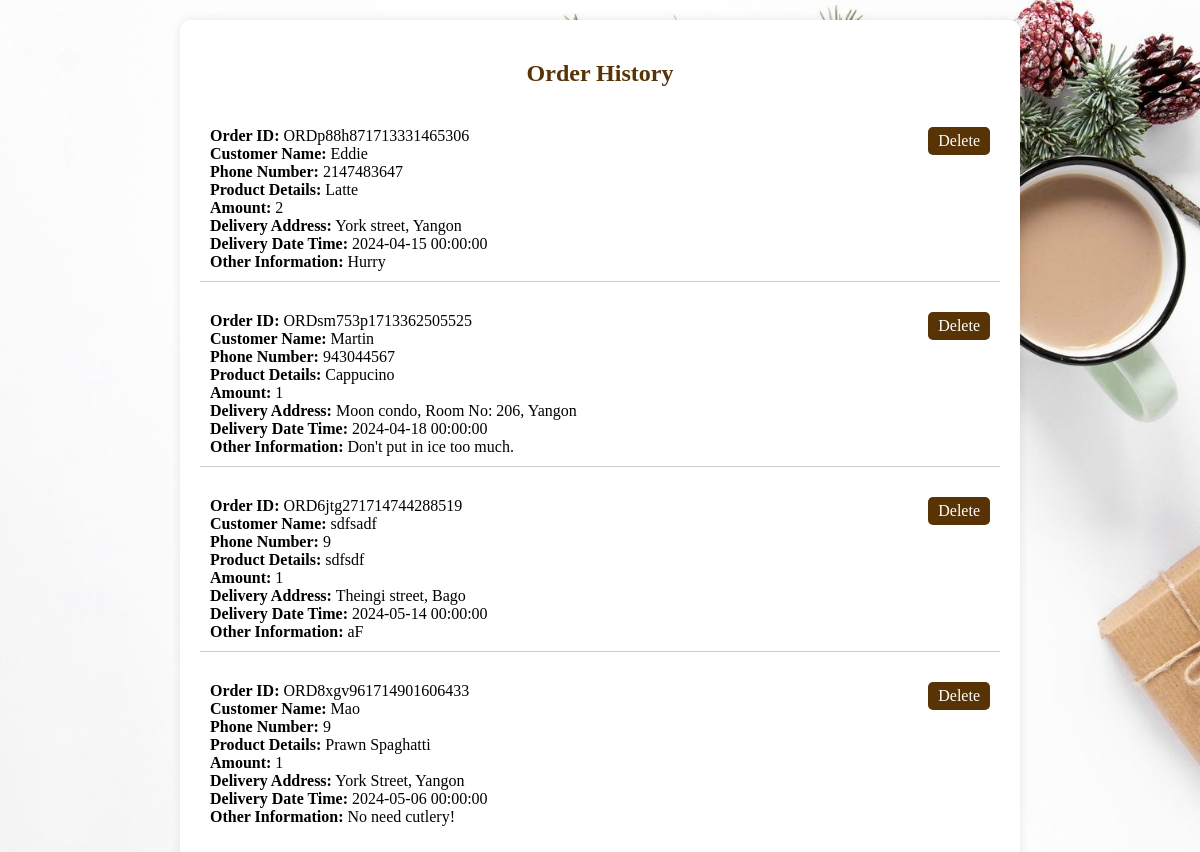
Page /Cafe/vieworder.php on the committed database.
### tables this page shows
CREATE TABLE `order` (
  `orderId` varchar(40) NOT NULL,
  `customerName` varchar(50) NOT NULL,
  `phoneNumber` int(11) NOT NULL,
  `productDetails` varchar(40) NOT NULL,
  `amount` int(11) NOT NULL,
  `deliveryAddress` varchar(40) NOT NULL,
  `deliveryDateTime` datetime NOT NULL,
  `otherInformation` text NOT NULL
);

### Cafe/vieworder.php (the view, shortened to what this page needs)
<!DOCTYPE html>
<html lang="en">
<head>
</head>
<body>
    <div class="container">
        <h2>Order History</h2>
        <?php
        $servername = "localhost";
        $username = "root";
        $password = "";
        $dbname = "cafe";
        $table_name = "order";
        $conn = new mysqli($servername, $username, $password, $dbname);
        $sql = "SELECT * FROM `$table_name`";
        $result = $conn->query($sql);
        if ($result->num_rows > 0) {
            while($row = $result->fetch_assoc()) {
                echo "<div class='order-item'>";
                echo "<strong>Order ID:</strong> " . $row["orderId"]. "<br>";
                echo "<strong>Customer Name:</strong> " . $row["customerName"]. "<br>";
                echo "<strong>Phone Number:</strong> " . $row["phoneNumber"]. "<br>";
                echo "<strong>Product Details:</strong> " . $row["productDetails"]. "<br>";
                echo "<strong>Amount:</strong> " . $row["amount"]. "<br>";
                echo "<strong>Delivery Address:</strong> " . $row["deliveryAddress"]. "<br>";
                echo "<strong>Delivery Date Time:</strong> " . $row["deliveryDateTime"]. "<br>";
                echo "<strong>Other Information:</strong> " . $row["otherInformation"]. "<br>";
                echo "<a class='delete-btn' href='?action=delete&id=".$row['orderId']."'>Delete</a>";
                echo "</div>";
            }
        } else {
            echo "<div style='color: #666;'>No results found.</div>";
        }
        ?>
    </div>
</body>
</html>

### Cafe/vieworder.php (style rules this page uses)
body { font-family: 'Times New Roman', Times, serif; background-color: #f4f4f4; margin: 0; padding: 20px; background: url(images/h1.jpeg) no-repeat center center fixed; background-size: cover; }
.container { max-width: 800px; margin: auto; background: #fff; padding: 20px; border-radius: 10px; box-shadow: 0 0 10px rgba(0,0,0,0.1); }
h2 { color: #573306; text-align: center; margin-bottom: 30px; }
.order-item { border-bottom: 1px solid #ccc; padding: 10px; margin-bottom: 20px; position: relative; }
.order-item:last-child { border-bottom: none; }
.delete-btn { color: #fff; background-color: #573306; border: none; padding: 5px 10px; border-radius: 5px; text-decoration: none; cursor: pointer; position: absolute; top: 10px; right: 10px; }

### rows in the picture
order: orderId "ORDp88h871713331465306", customerName "Eddie", phoneNumber "2147483647", productDetails "Latte", amount "2", deliveryAddress "York street, Yangon", deliveryDateTime "2024-04-15 00:00:00", otherInformation "Hurry"
order: orderId "ORDsm753p1713362505525", customerName "Martin", phoneNumber "943044567", productDetails "Cappucino", amount "1", deliveryAddress "Moon condo, Room No: 206, Yangon", deliveryDateTime "2024-04-18 00:00:00", otherInformation "Don't put in ice too much."
order: orderId "ORD6jtg271714744288519", customerName "sdfsadf", phoneNumber "9", productDetails "sdfsdf", amount "1", deliveryAddress "Theingi street, Bago", deliveryDateTime "2024-05-14 00:00:00", otherInformation "aF"
order: orderId "ORD8xgv961714901606433", customerName "Mao", phoneNumber "9", productDetails "Prawn Spaghatti", amount "1", deliveryAddress "York Street, Yangon", deliveryDateTime "2024-05-06 00:00:00", otherInformation "No need cutlery!"
